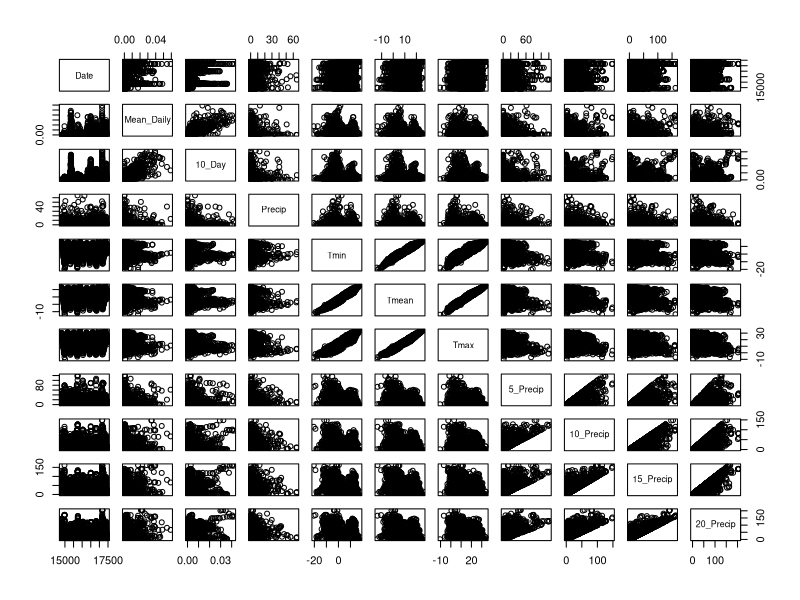
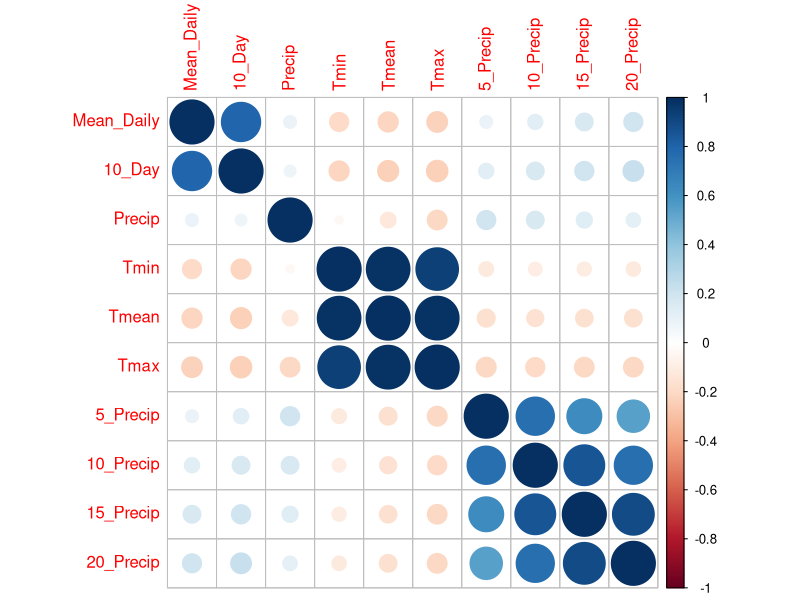
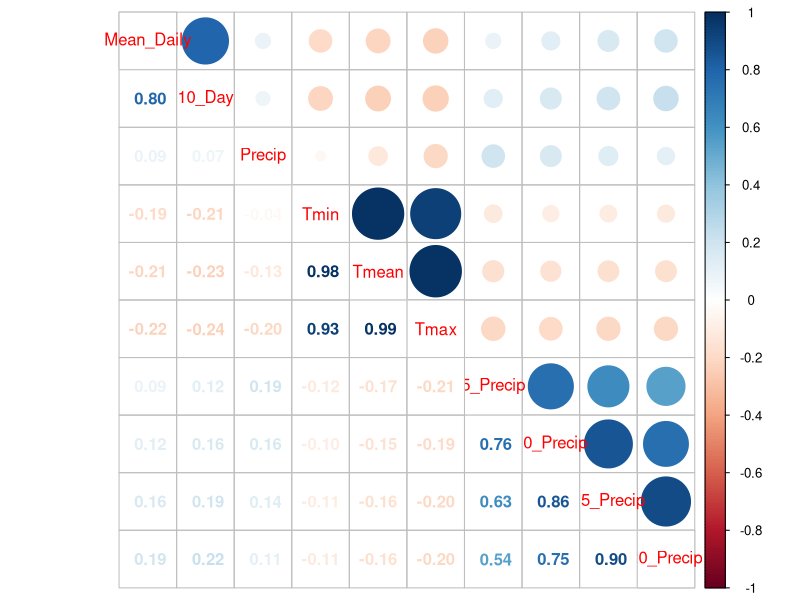
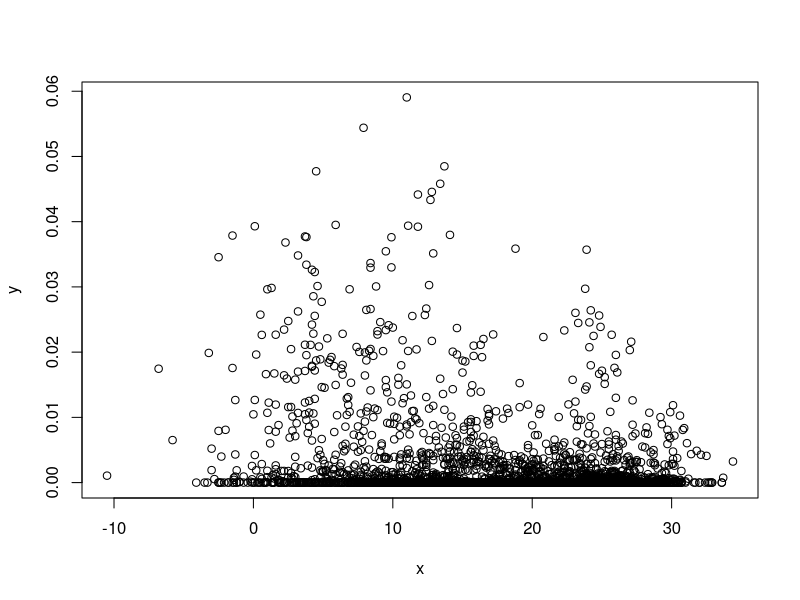
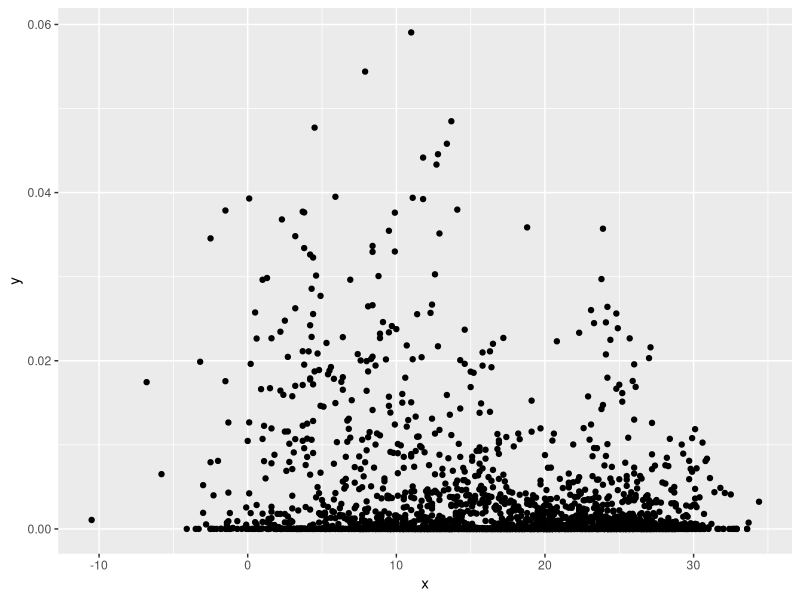
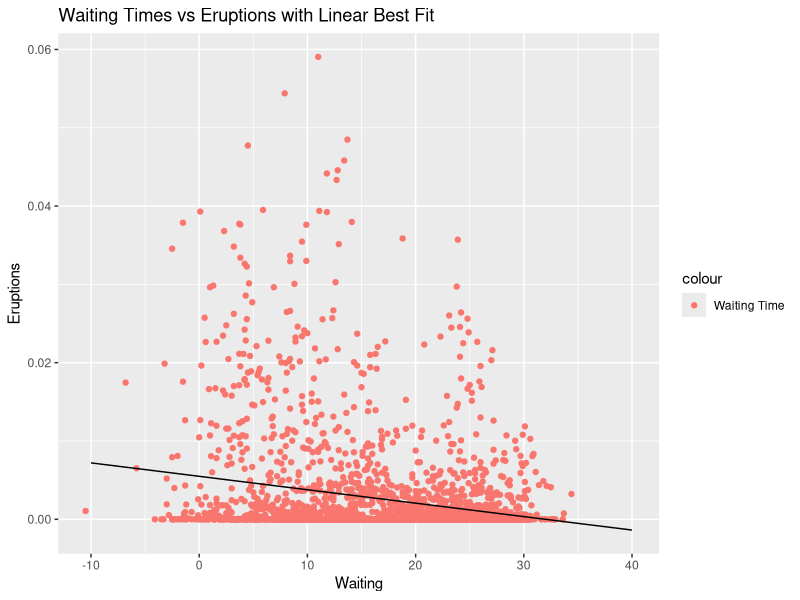

Recreate these plots in R, in order. (Note: this script raises an error after producing the figures.)
## ---- chunk 1
#install.packages("tidyverse")
library(tidyverse)
#install.packages("ggplot2")
library(ggplot2)
library(lubridate)
#install.packages("corrplot")
library(corrplot)
#install.packages("gridExtra")
library(gridExtra)
## ---- chunk 2
R_Ready_Clover <- read_csv("R_Ready_Clover_new.csv", 
    col_types = cols(Date = col_date(format = "%m/%d/%Y")))

Rclover=R_Ready_Clover

Rclover=as.data.frame(Rclover)
## ---- chunk 3
#correlate function from R class

correlatefunction = function(x,y){
  xAnom= x-mean(x)
  xVar = t(xAnom)%*%xAnom/(length(xAnom)-1)
  yAnom= y-mean(y)
  yVar = t(yAnom)%*%yAnom/(length(yAnom)-1)
  covarianceXY = t(xAnom) %*% yAnom/ (length(x)-1)
  rho= covarianceXY/(sqrt(xVar*yVar))
  print(rho)
}

#isolate the variables for correlation function
discharge=Rclover$Mean_Daily
dischargeTen=Rclover$`10_Day`
precip=Rclover$Precip
tMean=Rclover$Tmean
tMax=Rclover$Tmax
tMin=Rclover$Tmin
precip5=Rclover$`5_Precip`
precip10=Rclover$`10_Precip`
precip15=Rclover$`15_Precip`
precip20=Rclover$`20_Precip`

#discharge correlation
correlatefunction(discharge,precip)
# 0.08778667

correlatefunction(discharge,tMean)
# -0.2119314

correlatefunction(discharge, tMax)
#-0.223613

correlatefunction(discharge, tMin)
#-0.1901913

correlatefunction(discharge, precip5)
#0.08854493

correlatefunction(discharge, precip10)
#0.1223839


correlatefunction(discharge, precip15)
# 0.1646641

correlatefunction(discharge, precip20)
#0.1901128

#10-day moving average discharge 
correlatefunction(dischargeTen, precip)
# 0.07474993

correlatefunction(dischargeTen,tMax)
# -0.2393274

correlatefunction(dischargeTen, tMean)
#-0.2306164

correlatefunction(dischargeTen, tMin)
 #-0.2116937

correlatefunction(dischargeTen, precip5)
#0.1244685

correlatefunction(dischargeTen,precip10)
#0.1647268

correlatefunction(dischargeTen, precip15)
#0.19286

correlatefunction(dischargeTen, precip20)
#0.2241105

## ---- chunk 4
plot(Rclover)
## ---- chunk 5
#keep date
RclovernDate=Rclover[-1]
Rclover

M=cor(RclovernDate)
corrplot(M,method="circle")
corrplot.mixed(M)
## ---- chunk 6
x=tMax
y=discharge

desMatrix1=matrix(x) #design matrix
#check NA
any(is.na(desMatrix1))
#linear algebra model function
#library(tidyverse)
linearAlgebraModel=function(desMatrix1,y){
  XX=t(desMatrix1)%*%desMatrix1
  XY=t(desMatrix1)%*%y
  B=solve(XX)%*%XY
  print(B)
}
linearAlgebraModel(desMatrix1, y)

B=linearAlgebraModel(desMatrix1,y)
waitSEQ=seq(0,.5)
yhat1=waitSEQ*B[1]
yhat1
#library(ggplot2)
plot(x,y)
ggplot()+geom_point(aes(x,y))+geom_line(aes(waitSEQ,yhat1))


#design matrix with 1's
ones=matrix(1,nrow=length(x))
desMatrix2=cbind(ones,x)
B2=linearAlgebraModel(desMatrix2,y)
waitSEQ=seq(-10,40)
waitSEQ
dim(waitSEQ)
yhat2=waitSEQ*B2[2]+B2[1]
yhat2
?legend
ggplot()+geom_point(aes(x=x,y=y, color="Waiting Time"))+geom_line(aes(waitSEQ,yhat2))+labs(x= "Waiting", y="Eruptions", title="Waiting Times vs Eruptions with Linear Best Fit")
## ---- chunk 7
#singular and mulitple regression using T min, mean and max to predict discharge

#isolate columns into x1,x2,x3 and y
x1=Rclover$Tmin #x1------------------->
x2=Rclover$Tmean #x2 --------------------> these are predictors
x3=Rclover$Tmax #x2 --------------------->
y=Rclover$`10_Day` #y ---->this is the indicator

dim(Rclover)

#find yhat for each variable


#x1 ...........................
onesColumn=matrix(1,nrow=length(y))   
x1Design=cbind(onesColumn,x1)
x1XX=t(x1Design)%*%x1Design
x1XY=t(x1Design)%*%y #check this
x1B=solve(x1XX)%*%x1XY
x1B
#now yhat! 
x1Yhat=x1Design%*%x1B
head(x1Yhat)
#check and make sure the yhat populated correctly
x1Yhat
#find the range the new yhat occupies
range(x1Yhat)
#same x sequence with the range the new yhat occupies
#seqClov1=seq(0.0002157628, 0.0065380331,length.out = 2683)


#x2 ....................
x2Design=cbind(onesColumn,x2)
x2XX=t(x2Design)%*%x2Design
x2XY=t(x2Design)%*%y #check this
x2B=solve(x2XX)%*%x2XY
x2B
#now yhat! 
x2Yhat=x2Design%*%x2B


#make sure the yhat populated correctly
head(x2Yhat)
x2Yhat

#find the range the new yhat occupies
range(x2Yhat)
#same x sequence with the range of the new yhat
#seqClov2=seq(0.002282306, 0.002689554,length.out = 2683)




#x3 ...........................
x3Design=cbind(onesColumn,x3)
x3XX=t(x3Design)%*%x3Design
x3XY=t(x3Design)%*%y
x3B=solve(x3XX)%*%x3XY
shapeB
#now yhat! 
x3Yhat=x3Design%*%x3B


#make sure yhat populated correctly
head(x3Yhat)
x3Yhat
#range of new yhat
range(x3Yhat)
#same x sequence
#seqClov3=seq(-0.0001728375, 0.0068978980,length.out = 2683)





#makes plots for all of them!

c1=ggplot()+geom_line(aes(Rclover$Date, y, color="Actual Discharge"))+geom_line(aes(Rclover$Date,x1Yhat, color="Predicted Discharge"))+ggtitle("Minimum temperature to predict discharge ")+xlab(NULL)+ylab("Discharge (cms)")
  
c2=ggplot()+geom_line(aes(Rclover$Date, y, color="Actual Discharge"))+geom_line(aes(Rclover$Date,x2Yhat, color="Predicted Discharge"))+ggtitle("Mean temperature to predict discharge")+xlab(NULL)+ylab("Discharge (cms)")

c3= ggplot()+geom_line(aes(Rclover$Date, y, color="Actual Discharge"))+geom_line(aes(Rclover$Date,x3Yhat, color="Predicted Discharge"))+ggtitle("Max temperature to predict discharge")+xlab(NULL)+ylab("Discharge (cms)")

grid.arrange(grobs=list(c1,c2,c3),nrow=3)
g=arrangeGrob(c1,c2,c3,nrow=3)
ggsave(file="temp min max and mean.jpg", g)



#multiply regression

ones2=matrix(1,nrow=length(y))
#combine these guys to make design matrix
clovDesign=cbind(ones2,x1,x2,x3)
#use normal equations to solve for B
clovXX=t(clovDesign)%*%clovDesign
clovXY=t(clovDesign)%*%y
clovB=solve(clovXX)%*%clovXY
rockB
#now yhat! these are the predicted values boooyah!
clovYhat=clovDesign%*%clovB
#check it
head(clovYhat)
clovYhat
#check range of yhat for the sequence
range(clovYhat)
#now an x sequence
#seq7=seq(0,1400,length.out = 2683)
#plot

correlatefunction(y, clovYhat)

ggplot()+geom_line(aes(Rclover$Date,y, color="Actual Discharge"))+geom_line(aes(Rclover$Date,clovYhat, color="Predicted Discharge"))+ggtitle("Multiple Regression to predict discharge by using temp min, max and mean")+xlab("Yhat")+ylab("Discharge (cms)")

ggsave("temp min max and mean multiple.jpg")

## ---- chunk 8
#singular and mulitple regression using T min, mean and max to predict discharge

#isolate columns into x1,x2,x3 and y
x1=Rclover$Precip #x1------------------->
x2=Rclover$`5_Precip` #x2 --------------------> these are predictors
x3=Rclover$`15_Precip`#x2 --------------------->
y=Rclover$`10_Day` #y ---->this is the indicator

dim(Rclover)

#find yhat for each variable


#x1 ...........................
onesColumn=matrix(1,nrow=length(y))   
x1Design=cbind(onesColumn,x1)
x1XX=t(x1Design)%*%x1Design
x1XY=t(x1Design)%*%y #check this
x1B=solve(x1XX)%*%x1XY
x1B
#now yhat! 
x1Yhat=x1Design%*%x1B
head(x1Yhat)
#check and make sure the yhat populated correctly
x1Yhat
#find the range the new yhat occupies
range(x1Yhat)
#same x sequence with the range the new yhat occupies
#seqClov1=seq(0.0002157628, 0.0065380331,length.out = 2683)


#x2 ....................
x2Design=cbind(onesColumn,x2)
x2XX=t(x2Design)%*%x2Design
x2XY=t(x2Design)%*%y #check this
x2B=solve(x2XX)%*%x2XY
x2B
#now yhat! 
x2Yhat=x2Design%*%x2B

#make sure the yhat populated correctly
head(x2Yhat)
x2Yhat

#find the range the new yhat occupies
range(x2Yhat)
#same x sequence with the range of the new yhat
#seqClov2=seq(0.002282306, 0.002689554,length.out = 2683)




#x3 ...........................
x3Design=cbind(onesColumn,x3)
x3XX=t(x3Design)%*%x3Design
x3XY=t(x3Design)%*%y
x3B=solve(x3XX)%*%x3XY
shapeB
#now yhat! 
x3Yhat=x3Design%*%x3B


#make sure yhat populated correctly
head(x3Yhat)
x3Yhat
#range of new yhat
range(x3Yhat)
#same x sequence
#seqClov3=seq(-0.0001728375, 0.0068978980,length.out = 2683)





#makes plots for all of them!

c1=ggplot()+geom_line(aes(Rclover$Date, y, color="Actual Discharge"))+geom_line(aes(Rclover$Date, x1Yhat, color="Predicted Discharge"))+ggtitle("Daily Precipitation to predict discharge ")+xlab(NULL)+ylab("Discharge (cms)")
  
c2=ggplot()+geom_line(aes(Rclover$Date, y, color="Actual Discharge"))+geom_line(aes(Rclover$Date, x2Yhat, color="Predicted Discharge"))+ggtitle("5 Day Precipitation totals to predict discharge")+xlab(NULL)+ylab("Discharge (cms)")

c3= ggplot()+geom_line(aes(Rclover$Date, y, color="Actual Discharge"))+geom_line(aes(Rclover$Date,x3Yhat, color="Predicted Discharge"))+ggtitle("15 day precipitation totals to predict discharge")+xlab(NULL)+ylab("Discharge (cms)")

grid.arrange(grobs=list(c1,c2,c3),nrow=3)
g=arrangeGrob(c1,c2,c3,nrow=3)
ggsave(file="precip predictions with all predictors.jpg", g)



#multiply regression

ones2=matrix(1,nrow=length(y))
#combine these guys to make design matrix
clovDesign=cbind(ones2,x1,x2,x3)
#use normal equations to solve for B
clovXX=t(clovDesign)%*%clovDesign
clovXY=t(clovDesign)%*%y
clovB=solve(clovXX)%*%clovXY

#now yhat! these are the predicted values boooyah!
clovYhat=clovDesign%*%clovB
#check it
head(clovYhat)
#clovYhat
#check range of yhat for the sequence
range(clovYhat)
#now an x sequence
#seq7=seq(0,1400,length.out = 2683)
#plot

correlatefunction(y,clovYhat)

ggplot()+geom_line(aes(Rclover$Date,y, color="Actual Discharge "))+geom_line(aes(Rclover$Date,clovYhat, color="Predicted Discharge"))+ggtitle("Precipitation, 5 day and 10 day Precipitation to predict discharge")+xlab("Predicted Discharge")+ylab("Discharge (cms)")

ggsave("precip2.jpg")
## ---- chunk 9
#bring the big springs data. This is mean daily discharge, mean daily temperature, and then values from prism like precip, temperature max, temperature min, and then mean temnperature

R_Ready_Big <- read_csv("R_Ready_Big.csv", 
    col_types = cols(Date = col_date(format = "%m/%d/%Y")))
big=R_Ready_Big
big

big=as.data.frame(big)

plot(big)

## ---- chunk 10
#mean daily discharge correlation

#discharge and water temp
correlatefunction(big$Discharge_cms,big$Temp_C)
# -0.7806505

#discharge and daily precip
correlatefunction(big$Discharge_cms,big$Prism_Precip)
#-0.05308343

#discharge and 5 day precip totals
correlatefunction(big$Discharge_cms,big$`5_day`)
# -0.1200071

#discharge and 10 day precip totals
correlatefunction(big$Discharge_cms, big$`10_day`)
#-0.169377

#discharge and 15 day precip totals
correlatefunction(big$Discharge_cms, big$`15_day`)
# -0.2162119

#discharge and 20 day precip totals
correlatefunction(big$Discharge_cms, big$`20_day`)
#-0.2637433

#discharge and minimum temp
correlatefunction(big$Discharge_cms, big$tmin)
#-0.7013796

#discharge and mean temp
correlatefunction(big$Discharge_cms, big$tmean)
#-0.724504

#discharge and max temp
correlatefunction(big$Discharge_cms, big$tmax)
# -0.7270718




# mean daily temperature correlation

#temp and mean daily discharge
correlatefunction(big$Temp_C, big$Discharge_cms)
# -0.7806505

#temp and prism precip
correlatefunction(big$Temp_C, big$Prism_Precip)
# 0.05500457

#temp and 5 day precip
correlatefunction(big$Temp_C, big$`5_day`)
# 0.09488335

#temp and 10 day precip
correlatefunction(big$Temp_C, big$`10_day`)
 #0.1230024

#temp and 15 day precip
correlatefunction(big$Temp_C, big$`15_day`)
# 0.1385684

#temp and 20 day precip
correlatefunction(big$Temp_C,big$`20_day`)
#0.1789871

#temp and tmin
correlatefunction(big$Temp_C, big$tmin)
#0.9566183

#temp and tmean
correlatefunction(big$Temp_C, big$tmean)
#0.9635807

#temp and tmax
correlatefunction(big$Temp_C, big$tmax)
#0.9457587

## ---- chunk 11
bignDate=big[-1]
bignDate=as.data.frame(bignDate)
bignDate

M1=cor(bignDate)
corrplot(M1,method="circle")
corrplot.mixed(M1)
## ---- chunk 12
plot(bignDate)

## ---- chunk 13

#use 15day precip to predict discharge

x=big$`15_day`
y=big$Discharge_cms

#design matrix
desMatrix1=matrix(x) 
#check NA
any(is.na(desMatrix1))
#linear algebra model function
linearAlgebraModel=function(desMatrix1,y){
  XX=t(desMatrix1)%*%desMatrix1
  XY=t(desMatrix1)%*%y
  B=solve(XX)%*%XY
  print(B)
}

#run the linear algebra function with the design matrix (made of "x", predicted value) and y (predictor)
linearAlgebraModel(desMatrix1, y)

#find the B
B=linearAlgebraModel(desMatrix1,y)
waitSEQ=seq(0,65)
yhat1=waitSEQ*B[1]
#library(ggplot2)
plot(x,y)
ggplot()+geom_point(aes(x,y))+geom_line(aes(waitSEQ,yhat1))


#design matrix with 1's
ones=matrix(1,nrow=length(x))
desMatrix2=cbind(ones,x)
B2=linearAlgebraModel(desMatrix2,y)
waitSEQ=seq(0,65)
waitSEQ
dim(waitSEQ)
yhat2=waitSEQ*B2[2]+B2[1]
yhat2
ggplot()+geom_point(aes(x=x,y=y, color="Discharge"))+geom_line(aes(waitSEQ,yhat2))+labs(x= "15 day Precip", y="Discharge", title="Discharge vs 15 day precip")

## ---- chunk 14

#isolate columns into x1,x2,x3 and y
x1=big$tmin #x1------------------->
x2=big$tmean #x2 --------------------> these are predictors
x3=big$tmax #x2 --------------------->
y=big$Discharge_cms #y ---->this is the indicator


#find yhat for each variable


#x1 ...........................
onesColumn=matrix(1,nrow=length(y))   
x1Design=cbind(onesColumn,x1)
x1XX=t(x1Design)%*%x1Design
x1XY=t(x1Design)%*%y #check this
x1B=solve(x1XX)%*%x1XY
x1B
#now yhat! 
x1Yhat=x1Design%*%x1B
head(x1Yhat)
#check and make sure the yhat populated correctly
x1Yhat
#find the range the new yhat occupies
range(x1Yhat)
#same x sequence with the range the new yhat occupies
#seq1=seq( 0.01047570, 0.01053604,length.out = 293)


#x2 ....................
x2Design=cbind(onesColumn,x2)
x2XX=t(x2Design)%*%x2Design
x2XY=t(x2Design)%*%y #check this
x2B=solve(x2XX)%*%x2XY
x2B
#now yhat! 
x2Yhat=x2Design%*%x2B

#make sure the yhat populated correctly
head(x2Yhat)
x2Yhat

#find the range the new yhat occupies
range(x2Yhat)
#same x sequence with the range of the new yhat
#seq2=seq(0.01044478, 0.01064348,length.out = 293)




#x3 ...........................
x3Design=cbind(onesColumn,x3)
x3XX=t(x3Design)%*%x3Design
x3XY=t(x3Design)%*%y
x3B=solve(x3XX)%*%x3XY
shapeB
#now yhat! 
x3Yhat=x3Design%*%x3B


#make sure yhat populated correctly
head(x3Yhat)
x3Yhat
#range of new yhat
range(x3Yhat)
#same x sequence
#seq3=seq(0.01044192, 0.01064461,length.out = 293)





#makes plots for all of them!
b1=ggplot()+geom_line(aes(newBig$Date, y, color="Actual Discharge"))+geom_line(aes(newBig$Date,x1Yhat, color="Modeled Discharge"))+ggtitle(" Minimum Temperature to predict discharge")+xlab(NULL)+ylab("Discharge (cms)")
b2=ggplot()+geom_line(aes(newBig$Date, y, color="Actual Discharge"))+geom_line(aes(newBig$Date,x2Yhat, color="Modeled Discharge"))+ggtitle("Mean Temperature to predict Discharge")+xlab(NULL)+ylab("Discharge (cms)")
b3=ggplot()+geom_line(aes(newBig$Date, y, color="Actual Discharge"))+geom_line(aes(newBig$Date,x3Yhat, color="Modeled Discharge"))+ggtitle("Maximum Temperature to predict discharge")+xlab(NULL)+ylab("Discharge (cms)")

grid.arrange(grobs=list(b1,b2,b3),nrow=3)
g=arrangeGrob(b1,b2,b3,nrow=3)
ggsave(file="temperature single regression at big.jpg", g)



## ---- chunk 15
#column of ones!
ones2=matrix(1,nrow=length(y))
#combine these guys to make design matrix
comboDesign=cbind(ones2,x1,x2,x3)
#use normal equations to solve for B
comboXX=t(comboDesign)%*%comboDesign
comboXY=t(comboDesign)%*%y
comboB=solve(comboXX)%*%comboXY
#check
comboB
#now yhat! these are the predicted values boooyah!
comboYhat=comboDesign%*%comboB
#make sure yhat populated
head(comboYhat)
comboYhat
#check range to put in the sequence
range(comboYhat)
#now an x sequence
#seq7=seq(0.01041923, 0.01065488,length.out = 293)

correlatefunction(y, comboYhat )


#plot modeled and actual discharge against each other
ggplot()+geom_line(aes(x=big$Date, y=y, color="Actual Discharge"))+geom_line(aes(x=big$Date, y=comboYhat, color="Predicted Discharge"))+theme_classic()+xlab(NULL)+ggtitle("Modeled vs Actual Discharge at Big Springs")+ylab("Discharge (cms)")+theme_bw()+
theme(axis.title.y=element_text(size=15),axis.text.y=element_text(size=12),axis.title.x=element_text(size=16), plot.title=element_text(size=19, face="bold", color="black"))+ guides(color=guide_legend(title="Legend"))

ggsave("temperature multiple discharge at big springs.jpg")

## ---- chunk 16
#isolate columns into x1,x2,x3 and y
x1=big$`5_day` #x1------------------->
x2=big$`10_day` #x2 --------------------> these are predictors
x3=big$`15_day`#x2 --------------------->
y=big$Discharge_cms #y ---->this is the indicator


#find yhat for each variable


#x1 ...........................
onesColumn=matrix(1,nrow=length(y))   
x1Design=cbind(onesColumn,x1)
x1XX=t(x1Design)%*%x1Design
x1XY=t(x1Design)%*%y #check this
x1B=solve(x1XX)%*%x1XY
x1B
#now yhat! 
x1Yhat=x1Design%*%x1B
head(x1Yhat)
#check and make sure the yhat populated correctly
x1Yhat
#find the range the new yhat occupies
range(x1Yhat)
#same x sequence with the range the new yhat occupies
#seq1=seq( 0.01047570, 0.01053604,length.out = 293)


#x2 ....................
x2Design=cbind(onesColumn,x2)
x2XX=t(x2Design)%*%x2Design
x2XY=t(x2Design)%*%y #check this
x2B=solve(x2XX)%*%x2XY
x2B
#now yhat! 
x2Yhat=x2Design%*%x2B

#make sure the yhat populated correctly
head(x2Yhat)
x2Yhat

#find the range the new yhat occupies
range(x2Yhat)
#same x sequence with the range of the new yhat
#seq2=seq(0.01044478, 0.01064348,length.out = 293)




#x3 ...........................
x3Design=cbind(onesColumn,x3)
x3XX=t(x3Design)%*%x3Design
x3XY=t(x3Design)%*%y
x3B=solve(x3XX)%*%x3XY
shapeB
#now yhat! 
x3Yhat=x3Design%*%x3B


#make sure yhat populated correctly
head(x3Yhat)
x3Yhat
#range of new yhat
range(x3Yhat)
#same x sequence
#seq3=seq(0.01044192, 0.01064461,length.out = 293)





#makes plots for all of them!
b1=ggplot()+geom_line(aes(newBig$Date, y, color="Actual Discharge"))+geom_line(aes(newBig$Date,x1Yhat, color="Modeled Discharge"))+ggtitle(" 5 Day precipitation to predict discharge")+xlab(NULL)+ylab("Discharge (cms)")
b2=ggplot()+geom_line(aes(newBig$Date, y, color="Actual Discharge"))+geom_line(aes(newBig$Date,x2Yhat, color="Modeled Discharge"))+ggtitle("10 Day precipitation to predict discharge")+xlab(NULL)+ylab("Discharge (cms)")
b3=ggplot()+geom_line(aes(newBig$Date, y, color="Actual discharge"))+geom_line(aes(newBig$Date,x3Yhat, color="Predicted Discharge"))+ggtitle("15 day precipitation to predict discharge")+xlab(NULL)+ylab("Discharge (cms)")

grid.arrange(grobs=list(b1,b2,b3),nrow=3)
g=arrangeGrob(b1,b2,b3,nrow=3)
ggsave(file="precipitation single regression big springs.jpg", g)




## ---- chunk 17
#column of ones!
ones2=matrix(1,nrow=length(y))
#combine these guys to make design matrix
comboDesign=cbind(ones2,x1,x2,x3)
#use normal equations to solve for B
comboXX=t(comboDesign)%*%comboDesign
comboXY=t(comboDesign)%*%y
comboB=solve(comboXX)%*%comboXY
#check
comboB
#now yhat! these are the predicted values boooyah!
comboYhat=comboDesign%*%comboB
#make sure yhat populated
head(comboYhat)
comboYhat
#check range to put in the sequence
range(comboYhat)
#now an x sequence
#seq7=seq(0.01041923, 0.01065488,length.out = 293)


#plot modeled and actual discharge against each other
ggplot()+geom_line(aes(x=big$Date, y=y, color="Actual Discharge"))+geom_line(aes(x=big$Date, y=comboYhat, color="Predicted Discharge"))+theme_classic()+xlab(NULL)+ggtitle("Multiple regression using precipitation to predict discharge at Big Springs")+ylab("Discharge (cms)")+theme_bw()+
theme(axis.title.y=element_text(size=15),axis.text.y=element_text(size=12),axis.title.x=element_text(size=16), plot.title=element_text(size=19, face="bold", color="black"))+ guides(color=guide_legend(title="Legend"))

ggsave("precip multiple discharge at big springs.jpg")
